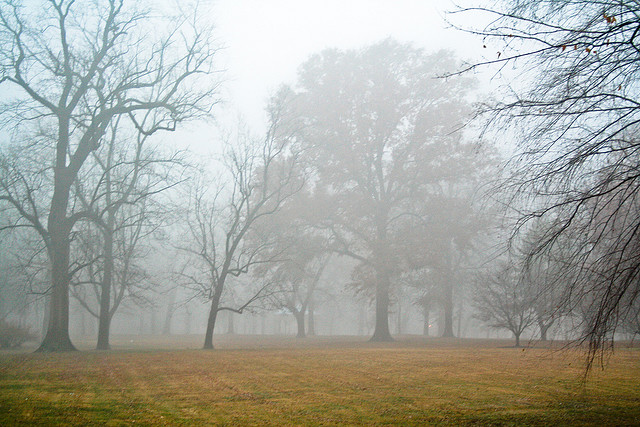
%> input picture 2103916143_a2b9e6107c_z.jpg, 640 x 427 px
$ octave --eval "result = MSRgray(rgb2gray(imread('2103916143_a2b9e6107c_z.jpg')));"   (GNU Octave 9; MATLAB toolbox functions it lacks are replaced by stand-ins)
%> lines starting %> are read from the running program, lines starting %| are printed output that depends on the picture
% luminance MSR: Multi-Scale Retinex on Luminance Component
% input a: [0-255] uint8, m*n grayscale image: the luminance component of a image
% output P: [0-1] double, m*n grayscale image

function P = MSRgray(a)
    Y0 = double(a);  %Í¼ÏñDOUBLE»¯
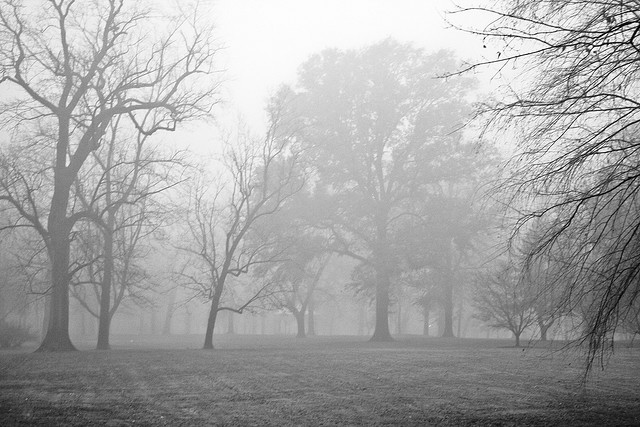
%> Y0: size 427x640 double; min 0, max 255, mean 166.6

    [N1, M1] = size(Y0);
%> N1 = 427; M1 = 640

    Ylog = log(Y0+1);
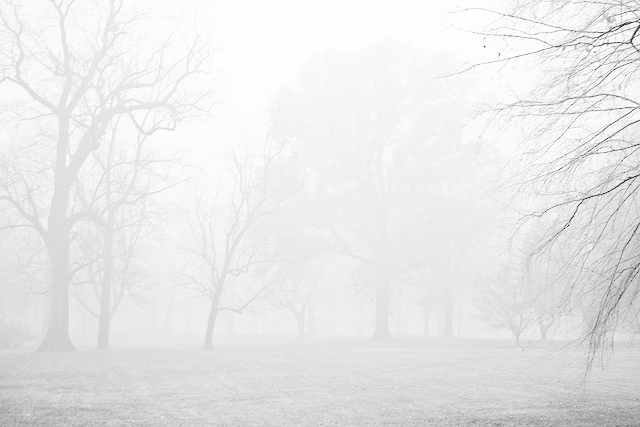
%> Ylog: size 427x640 double; min 0, max 5.55, mean 5.06; drawn with min black and max white
    Yfft2 = fft2(Y0);

    sigma1 = 128;
    F1 = fspecial('gaussian', [N1,M1], sigma1);
    Efft1 = fft2(double(F1));
    DY0 = Yfft2.* Efft1;
    DY = ifft2(DY0);
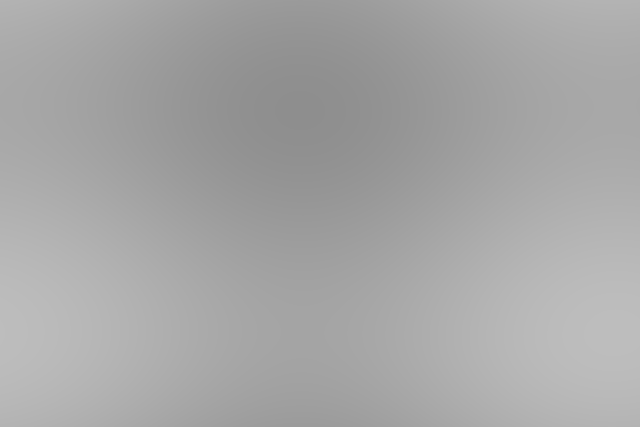
%> DY: size 427x640 double; min 142.6, max 189.5, mean 166.6
    DYlog = log(DY +1);
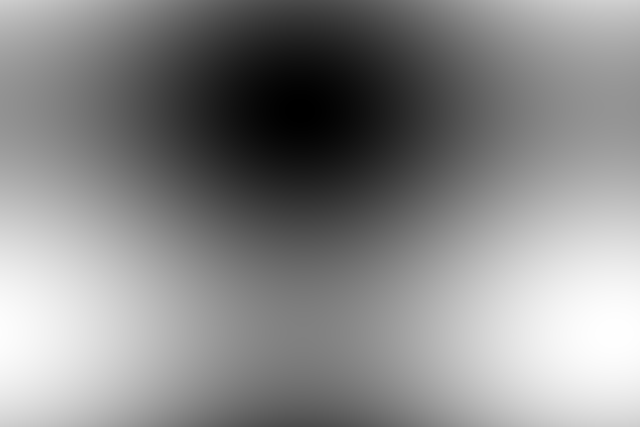
%> DYlog: size 427x640 double; min 4.97, max 5.25, mean 5.12; drawn with min black and max white
    Yy1 = Ylog - DYlog;

    sigma2 = 256;
    F2 = fspecial('gaussian', [N1,M1], sigma2);
    Efft2 = fft2(double(F2));
    DY0 = Yfft2.* Efft2;
    DY = ifft2(DY0);
    DYlog = log(DY +1);
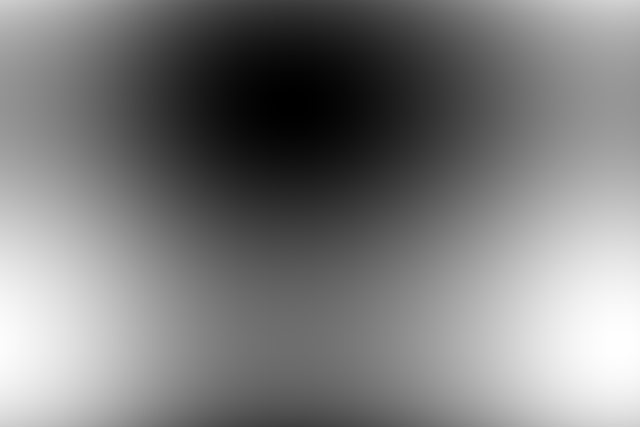
%> DYlog: size 427x640 double; min 5.08, max 5.16, mean 5.12; drawn with min black and max white
    Yy2 = Ylog - DYlog;

    sigma3 = 512;
    F3 = fspecial('gaussian', [N1,M1], sigma3);
    Efft3 = fft2(double(F3));
    DY0 = Yfft2.* Efft3;
    DY = ifft2(DY0);
    DYlog = log(DY +1);
    Yy3 = Ylog - DYlog;
    Yy = (Yy1 + Yy2 +Yy3)/3;

    EXPYy = exp(Yy);
    MIN = min(min(EXPYy));
%> MIN = 0.00567
    MAX = max(max(EXPYy));
%> MAX = 1.61
    EXPYy = (EXPYy - MIN)/(MAX - MIN);
    EXPYy = adapthisteq(EXPYy);
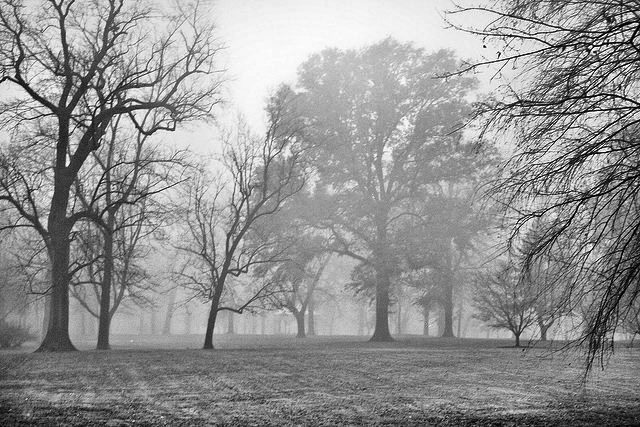
%> EXPYy: size 427x640 double; min 0, max 1, mean 0.582
    P = EXPYy;

end

$ run again, on 271616355_4c3e626b04_o.jpg
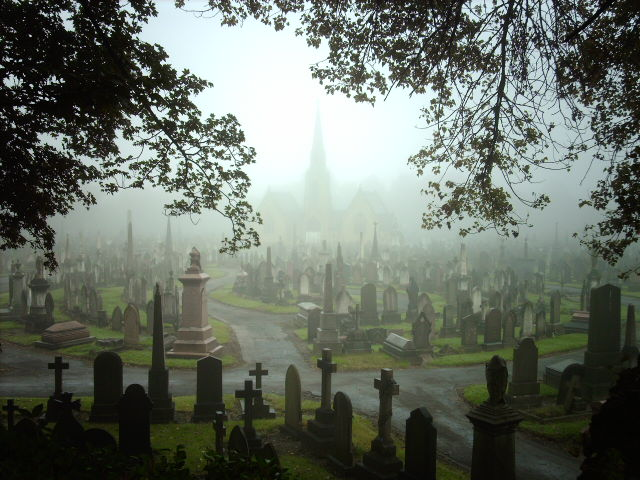
%> input picture 271616355_4c3e626b04_o.jpg, 640 x 480 px
%> in MSRgray, `EXPYy = exp(Yy);`:
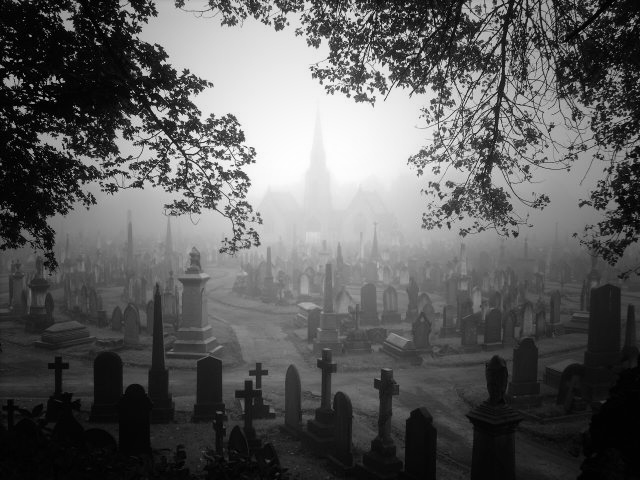
%> EXPYy: size 480x640 double; min 0.00786, max 2.88, mean 1.06; drawn with min black and max white
%> MIN = 0.00786
%> MAX = 2.88
%> in MSRgray, `EXPYy = adapthisteq(EXPYy);`:
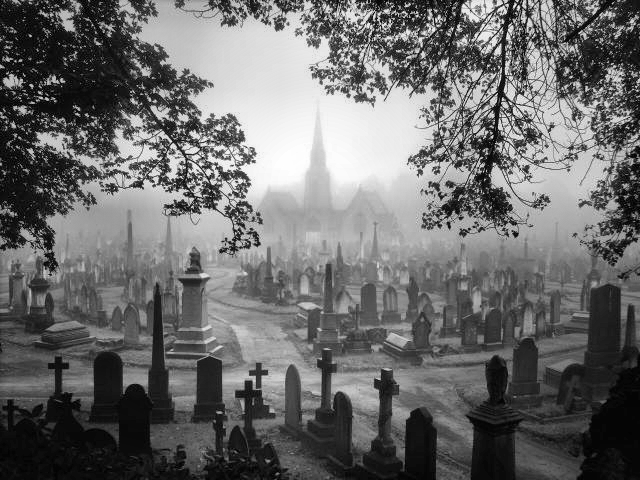
%> EXPYy: size 480x640 double; min 0, max 1, mean 0.421
